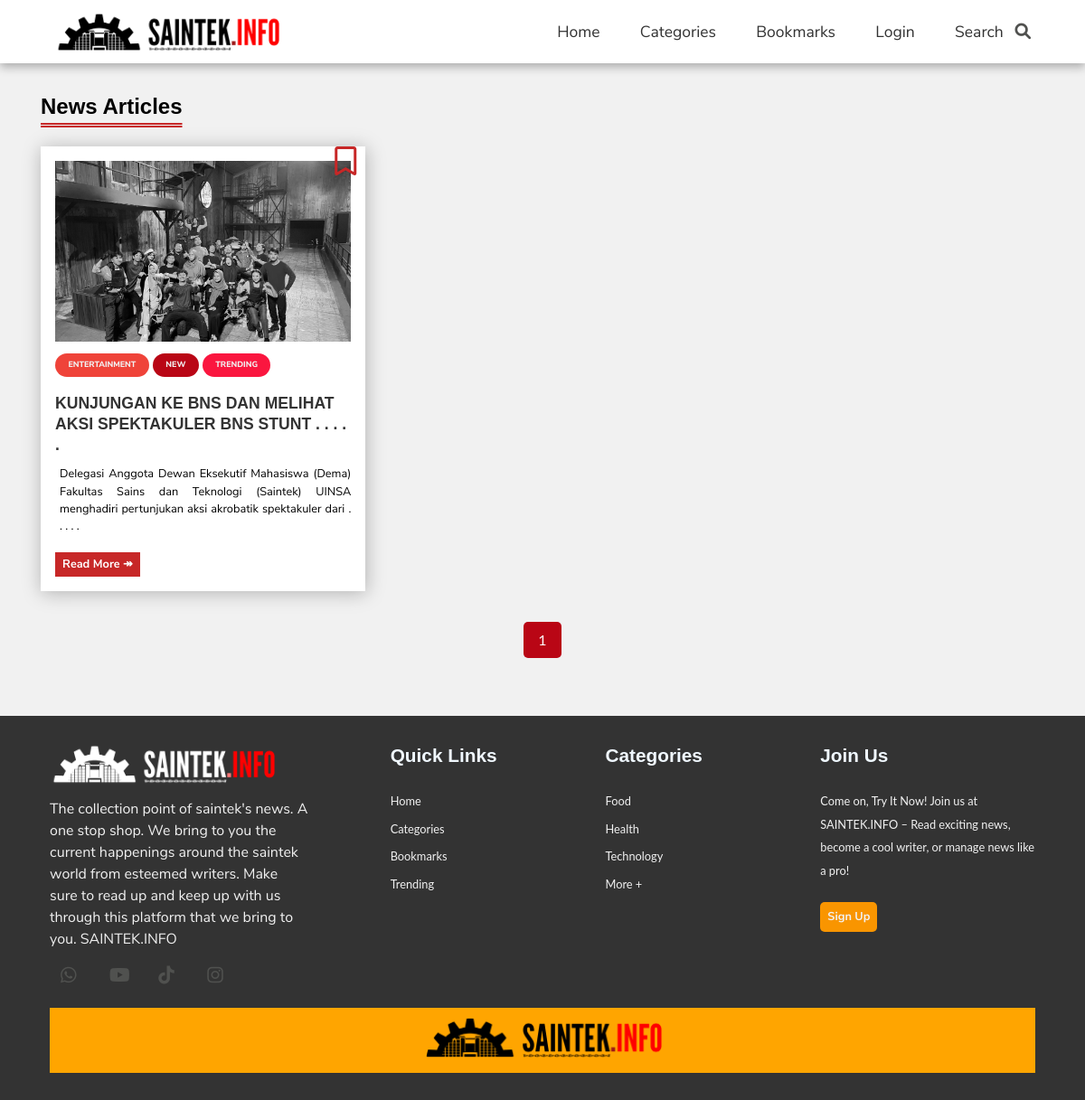
/articles.php?id=7, run on the app's committed database.
### tables this page shows
CREATE TABLE `article` (
  `article_id` int(11) NOT NULL,
  `category_id` int(11) NOT NULL,
  `author_id` int(11) NOT NULL,
  `article_title` varchar(250) NOT NULL,
  `article_image` varchar(200) NOT NULL,
  `article_description` text NOT NULL,
  `article_date` date NOT NULL,
  `article_trend` tinyint(4) NOT NULL,
  `article_active` tinyint(4) NOT NULL
);

CREATE TABLE `category` (
  `category_id` int(11) NOT NULL,
  `category_name` varchar(45) NOT NULL,
  `category_color` varchar(35) NOT NULL,
  `category_image` varchar(250) NOT NULL,
  `category_description` varchar(350) NOT NULL
);

### includes/functions.inc.php (the view, shortened to what this page needs)
<?php
  function createArticleCard($title, $img, $data, $category, $cat_id, $id, $color, $new, $trend, $marked) {
    echo '
    <article class="card">
      <a href="';
    if(isset($_SESSION['USER_LOGGED_IN'])) {
      if($marked) {
        echo 'remove-bookmark.php?id='.$id;
      }
      else {
        echo 'add-bookmark.php?id='.$id;
      }
    }
    else {
      echo 'bookmarks.php';
    }
    echo '" class="bookmark" title="';
    if($marked) {
      echo 'Remove from Bookmarks">
      <i class="fas fa-bookmark"></i>
    </a>';
    }
    else {
      echo 'Add to Bookmarks">
      <i class="far fa-bookmark"></i>
    </a>';
    }
    echo '<div class="card-img">
        <img src="./assets/images/articles/'.$img.'" />
      </div>
      <div>
        <div class="tag '.$color.'"><a href="articles.php?id='.$cat_id.'">'.$category.'</a></div>';
    if($new){
      echo '  <div class="tag tag-new">NEW</div>';
    }
    if($trend) {
      echo '  <div class="tag tag-trend"><a href="search.php?trending=1">TRENDING</a></div>';
    }
    echo '
        <h3 class="card-title" href="./article.html">
          '.$title.'
        </h3>
        <p class="card-data">
          '.$data.'
        </p>
        <a href="news.php?id='.$id.'" class="btn btn-card">Read More <span>&twoheadrightarrow; </span>
        </a>
      </div>
    </article>';
  }
?>

### articles.php (shortened to what this page needs)
<?php
  require('./includes/nav.inc.php');
?>
<section class="py-1 category-list">
  <div class="container">
    <h2 class="headings">News Articles</h2>
    <div class="card-container">
      <?php
        $limit = 6;
        if(isset($_GET['page'])) {
          $page = $_GET['page'];
        }
        else {
          $page = 1;
        }
        $offset = ($page - 1) * $limit;
        $articleQuery = "";
        if(isset($_GET['id']) && $_GET['id']!='') {
          $category_id = $_GET['id'];
          $articleQuery = " SELECT category.category_name, category.category_color, article.*
                            FROM category, article
                            WHERE article.category_id = category.category_id
                            AND category.category_id = {$category_id}
                            AND article.article_Active = 1
                            ORDER BY article.article_title LIMIT {$offset},{$limit}";
        }
        else {
          $articleQuery = " SELECT category.category_name, category.category_color, article.*
                            FROM category, article
                            WHERE article.category_id = category.category_id
                            AND article.article_active = 1
                            ORDER BY article_date DESC LIMIT {$offset},{$limit}";
        }
        $result = mysqli_query($con,$articleQuery);
        $row = mysqli_num_rows($result);
        if($row > 0) {
          while($data = mysqli_fetch_assoc($result)) {
            $category_color = $data['category_color'];
            $category_name = $data['category_name'];
            $category_id = $data['category_id'];
            $article_id = $data['article_id'];
            $article_title = $data['article_title'];
            $article_image = $data['article_image'];
            $article_desc = $data['article_description'];
            $article_date = $data['article_date'];
            $article_trend = $data['article_trend'];
            $article_title = substr($article_title,0,55).' . . . . .';
            $article_desc = substr($article_desc,0,150).' . . . . .';
            $new = false;
            $tdy = time();
            $article_date = strtotime($article_date);
            $datediff = $tdy - $article_date;
            $datediff = round($datediff / (60*60*24));
            if($datediff < 2) {
              $new = true;
            }
            $bookmarked = false;
            createArticleCard($article_title, $article_image,
                  $article_desc, $category_name, $category_id,$article_id,
                  $category_color, $new, $article_trend, $bookmarked);
          }
        }
        else {
          echo "</div>";
          createNoArticlesCard();
        }
      ?>
    </div>
    <?php
      $paginationQuery = "";
      if(isset($_GET['id']) && $_GET['id']!='') {
        $category_id = $_GET['id'];
        $paginationQuery = "SELECT * FROM article WHERE article.category_id = {$category_id} AND article.article_active = 1";
      }
      else {
        $paginationQuery = "SELECT * FROM article WHERE article_active = 1";
      }
      $paginationResult = mysqli_query($con, $paginationQuery);
      if(mysqli_num_rows($paginationResult) > 0) {
        $total_articles = mysqli_num_rows($paginationResult);
        $total_page = ceil($total_articles / $limit);
      ?>
    <div class="text-center py-2">
      <div class="pagination">
        <?php
          $cat_id = "";
          if(isset($_GET['id']) && $_GET['id'] != '' && $_GET['id'] != null) {
            $cat_id = 'id='.$_GET['id'].'&';
          }
          for($i = 1; $i <= $total_page; $i++) {
            $active = "";
            if($i == $page) {
              $active = "page-active";
            }
            echo '<a href="articles.php?'.$cat_id.'page='.$i.'" class="'.$active.'">'.$i.'</a>';
          }
        }
      ?>
      </div>
    </div>
  </div>
</section>
<?php
  require('./includes/footer.inc.php');
?>

### includes/footer.inc.php (shortened to what this page needs)
<footer class="footer">
  <div class="footer-left">
    <a href="./index.php"><img src="./assets/images/logo-saintekinfo-light2.png" /></a>
    <p>
    The collection point of saintek's news. A one stop shop. We bring to you the current happenings around the saintek world from esteemed writers.
    Make sure to read up and keep up with us through this platform that we bring to you. SAINTEK.INFO
    </p>
    <div class="socials">
      <a href="https://api.whatsapp.com/send/?phone=6281358165717&text&type=phone_number&app_absent=0" target="_blank"><i class="fab fa-whatsapp"></i></a>
      <a href="https://www.youtube.com/@demasaintekuinsa" target="_blank"><i class="fab fa-youtube"></i></a>
      <a href="https://www.tiktok.com/@demafstuinsa_" target="_blank"><i class="fab fa-tiktok"></i></a>
      <a href="https://www.instagram.com/demafstuinsa" target="_blank"><i class="fab fa-instagram"></i></a>
    </div>
  </div>
  <ul class="footer-right">
    <li>
      <h2>Quick Links</h2>
      <ul class="box">
        <li><a href="./index.php">Home</a></li>
        <li><a href="./categories.php">Categories</a></li>
        <li><a href="./bookmarks.php">Bookmarks</a></li>
        <li><a href="./search.php?trending=1">Trending</a></li>
      </ul>
    </li>
    <li>
      <h2>Categories</h2>
      <ul class="box">
        <?php
  	      $categoryQuery= " SELECT  category_id, category_name
                            FROM category
                            ORDER BY RAND() LIMIT 3";
          $result = mysqli_query($con,$categoryQuery);
          $row = mysqli_num_rows($result);
          if($row > 0) {
          while($data = mysqli_fetch_assoc($result)) {
            $category_id = $data['category_id'];
            $category_name = $data['category_name'];
        ?>
        <li><a href="articles.php?id=<?php echo $category_id ?>"><?php echo $category_name ?></a></li>
        <?php
              }
            }
          ?>
        <li><a href="./categories.php">More +</a></li>
      </ul>
    </li>
    <li>
      <h2>Join Us</h2>
      <ul class="box">
        <li>
        Come on, Try It Now!
        Join us at SAINTEK.INFO – Read exciting news, become a cool writer, or manage news like a pro!
        </li>
        <a href="./author-login.php" class="my-1 btn btn-secondary">Sign Up</a>
      </ul>
    </li>
  </ul>
  <div class="footer-bottom">
    <p class="img-footer"><img src="./assets/images/logo-saintekinfo.png" /></p>
  </div>
</footer>
<link href="https://cdnjs.cloudflare.com/ajax/libs/font-awesome/6.0.0/css/all.min.css" rel="stylesheet">
</body>
</html>

### assets/css/partials/1-variables.css (style rules this page uses)
:root { --primary-color: #c72727; --secondary-color: #f99500; --light-color: #f1f1f1; --dark-color: #50514f; --black-color: #333333; --tag-trend-color: #fa163f; --tag-yellow-color: #ffbe0b; --tag-purple-color: #8338ec; --tag-blue-color: #3a86ff; --tag-green-color: #00ff73; --tag-orange-color: #ef4339; --tag-pink-color: #ff0a54; --tag-brown-color: #663f3f; --hover-color: #ee4444; --active-color: #b90615; --ts-vs: 0.56rem; --ts-sml: 0.8rem; --ts-md: 1.1rem; --ts-lg: 1.25rem; --hs-vs: 1.3rem; --hs-sml: 2rem; --hs-md: 2.5rem; --hs-lg: 3rem; --ff-monts: "Montserrat", sans-serif; --ff-nunito: "Nunito Sans", sans-serif; --ff-noto: "Noto Serif", serif; --ff-robo: "Roboto", sans-serif; --border-radius: 5px; }

### assets/css/partials/3-typography.css (style rules this page uses)
h1, h2, h3, h4, h5, h6 { font-family: var(--ff-monts); margin-bottom: 0.75rem; line-height: 1.3; }
p { font-family: var(--ff-nunito); margin: 0.5rem 0; }
.py-1 { padding: 1.5rem 0; }
.py-2 { padding: 2rem 0; }
.my-1 { margin: 1rem 0; }
.text-center { text-align: center; }
.headings { line-height: 2; text-decoration: underline double var(--primary-color); text-underline-offset: 10px; margin-bottom: 20px; }

### assets/css/partials/4-component.css (style rules this page uses)
.container { width: 100%; padding-right: 15px; padding-left: 15px; margin-right: auto; margin-left: auto; }
.tag { display: inline-block; font-family: var(--ff-nunito); font-size: var(--ts-sml); font-weight: 800; text-transform: uppercase; color: var(--light-color); padding: 0.4rem 0.9rem; border-radius: 14px; margin-bottom: 0.5rem; }
.tag a { color: var(--light-color); }
.tag-trend { background: var(--tag-trend-color); }
.tag-orange { background: var(--tag-orange-color); }
.tag-new { background: var(--active-color); }
.btn { display: inline-block; border: none; background: var(--dark-color); color: #fff; text-decoration: none; font-family: var(--ff-nunito); padding: 0.5rem 0.75rem; border-radius: var(--border-radius); transition: all 200ms ease-in-out; }
.btn-secondary { background: var(--secondary-color); font-weight: 700; padding: 0.25rem 0.5rem; font-size: var(--ts-sml); }
.btn-card { font-weight: 700; background: var(--primary-color); padding: 0.25rem 0.5rem; font-size: var(--ts-sml); border-radius: 0; }
.btn-card span { transition: all 200ms ease-in-out; }
.card { background: #fff; position: relative; padding: 1rem; overflow: hidden; box-shadow: 1px 2px 20px rgba(0, 0, 0, 0.268); }
.card .tag { font-size: var(--ts-vs); font-weight: 800; }
.card .card-img { overflow: hidden; height: 200px; margin-bottom: 10px; }
.card .card-img img { object-fit: cover; filter: grayscale(1); transition: all 250ms ease-in-out; height: inherit; }
.card .card-title { color: #333; font-family: var(--ff-monts); font-size: var(--ts-md); font-weight: 800; padding-top: 10px; text-transform: uppercase; transition: all 250ms ease-in-out; }
.card .card-data { font-size: var(--ts-sml); padding-bottom: 10px; padding-left: 5px; text-align: justify; }
.card .bookmark { position: absolute; z-index: 1; top: 0; right: 10px; }
.card .bookmark i { font-size: 2rem; color: var(--primary-color); }
.pagination { display: inline-block; }
.pagination a { float: left; padding: 8px 16px; margin: 2px; transition: all 200ms ease-in-out; }
.pagination a.page-active { background-color: var(--active-color); color: white; border-radius: var(--border-radius); }

### assets/css/style.css (style rules this page uses)
.card-container { display: grid; grid-template-columns: repeat(1, 1fr); grid-gap: 1rem; }
.footer { display: flex; flex-flow: row wrap; padding: 30px 55px; color: var(--light-color); background: var(--black-color); }
.footer > * { flex: 1 100%; }
.footer-left { margin-right: 1.25rem; margin-bottom: 1rem; }
.footer-left img { width: 250px; }
.footer h2 { font-weight: 600; font-size: var(--hs-vs); padding-bottom: 0.8rem; color: #f0f8ff; }
.footer ul { padding-left: 0; }
.footer li { line-height: 2em; padding-bottom: 5px; font-size: var(--ts-sml); }
.footer-right ul { padding-bottom: 25px; }
.footer li a { transition: all 200ms ease-in-out; color: var(--light-color); }
.footer-right { display: flex; flex-flow: row wrap; }
.footer-right > * { flex: 1 100%; }
.footer-bottom { text-align: center; color: var(--light-color); font-size: var(--ts-sml); background: #ffa500; }
.footer-left p { padding-right: 20%; }
.img-footer img { height: 50px; width: auto; }
.socials a { width: 40px; height: 40px; display: inline-block; margin-right: 10px; }
.socials a i { padding: 10px 12px; font-size: 20px; transition: all 200ms ease-in-out; }

### data on the page
article: article_image (picture), category.category_name "ENTERTAINMENT", article_date "NEW", article_trend "TRENDING", article_title "KUNJUNGAN KE BNS DAN MELIHAT AKSI SPEKTAKULER BNS STUNT . . . . .", article_description "Delegasi Anggota Dewan Eksekutif Mahasiswa (Dema) Fakultas Sains dan Teknologi (Saintek) UINSA menghadiri pertunjukan aksi akrobatik spektakuler dari . . . . ."
category: category_name "Food"
category: category_name "Health"
category: category_name "Technology"
